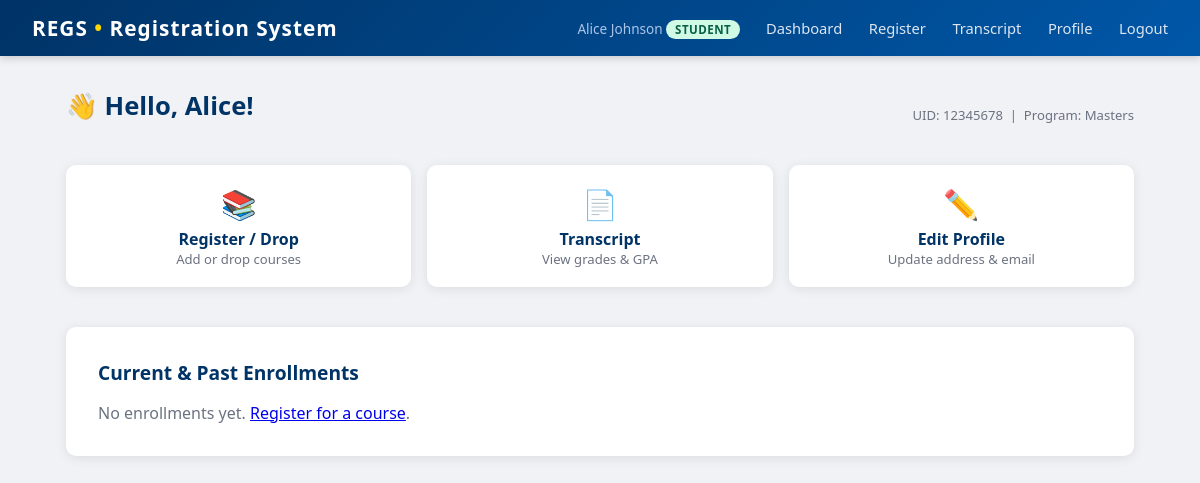
The app's page /student (signed in) with its own data.
### tables this page shows
CREATE TABLE students (
    id         INTEGER PRIMARY KEY AUTOINCREMENT,
    user_id    INTEGER UNIQUE NOT NULL REFERENCES users(id),
    uid        TEXT UNIQUE NOT NULL,
    first_name TEXT NOT NULL,
    last_name  TEXT NOT NULL,
    program    TEXT NOT NULL CHECK(program IN ('Masters','PhD')),
    address    TEXT,
    email      TEXT,
    admit_year INTEGER DEFAULT 2024
);

### app.py (the view)
@app.route('/student')
def student_dashboard():
    if session.get('role') != 'student':
        return redirect(url_for('login'))
    student = cur.execute('SELECT * FROM students WHERE user_id=?', (session['user_id'],)).fetchone()
    enrollments = cur.execute('''
        SELECT e.id, c.dept, c.course_number, c.title, c.credits,
               cs.day, cs.time_slot, cs.semester, cs.year, e.grade,
               u.display_name as instructor_name
        FROM enrollments e
        JOIN course_schedule cs ON e.schedule_id = cs.id
        JOIN courses c ON cs.course_id = c.id
        LEFT JOIN users u ON cs.faculty_id = u.id
        WHERE e.student_id = ?
        ORDER BY cs.year DESC, cs.semester DESC
    ''', (student['id'],)).fetchall()
    return render_template('student_dashboard.html', student=student, enrollments=enrollments)

### templates/student_dashboard.html (shortened to what this page needs)
{% extends "base.html" %}
{% block content %}
<div class="page-header">
  <h1>👋 Hello, {{ student.first_name }}!</h1>
  <span class="text-muted text-small">UID: {{ student.uid }} &nbsp;|&nbsp; Program: {{ student.program }}</span>
</div>
<div class="grid-3 mb-2">
  <a href="{{ url_for('student_register_course') }}" class="card quick-card">
    <div class="icon">📚</div>
    <div class="label">Register / Drop</div>
    <div class="hint">Add or drop courses</div>
  </a>
  <a href="{{ url_for('student_transcript') }}" class="card quick-card">
    <div class="icon">📄</div>
    <div class="label">Transcript</div>
    <div class="hint">View grades &amp; GPA</div>
  </a>
  <a href="{{ url_for('student_profile') }}" class="card quick-card">
    <div class="icon">✏️</div>
    <div class="label">Edit Profile</div>
    <div class="hint">Update address &amp; email</div>
  </a>
</div>
<div class="card">
  <h2>Current &amp; Past Enrollments</h2>
  {% if enrollments %}
  <table>
    <thead>
      <tr>
        <th>Course</th><th>Title</th><th>Cr</th><th>Semester</th>
        <th>Day/Time</th><th>Instructor</th><th>Grade</th><th>Action</th>
      </tr>
    </thead>
    <tbody>
    {% for e in enrollments %}
      <tr>
        <td><strong>{{ e.dept }} {{ e.course_number }}</strong></td>
        <td>{{ e.title }}</td>
        <td>{{ e.credits }}</td>
        <td>{{ e.semester }} {{ e.year }}</td>
        <td>{{ e.day }} {{ e.time_slot }}</td>
        <td>{{ e.instructor_name or '—' }}</td>
        <td>
          {% if e.grade == 'IP' %}
            <span class="badge badge-ip">In Progress</span>
          {% elif e.grade == 'F' %}
            <span class="badge badge-fail">{{ e.grade }}</span>
          {% else %}
            <span class="badge badge-pass">{{ e.grade }}</span>
          {% endif %}
        </td>
        <td>
          {% if e.grade == 'IP' %}
            <form method="POST" action="{{ url_for('drop_course', enrollment_id=e.id) }}"
                  onsubmit="return confirm('Drop {{ e.dept }} {{ e.course_number }}?')">
              <button type="submit" class="btn btn-danger btn-sm">Drop</button>
            </form>
          {% endif %}
        </td>
      </tr>
    {% endfor %}
    </tbody>
  </table>
  {% else %}
    <p class="text-muted">No enrollments yet. <a href="{{ url_for('student_register_course') }}">Register for a course</a>.</p>
  {% endif %}
</div>
{% endblock %}

### static/css/main.css (style rules this page uses)
*, *::before, *::after { box-sizing: border-box; margin: 0; padding: 0; }
body { font-family: 'Segoe UI', Arial, sans-serif; background: #f0f2f5; color: #222; min-height: 100vh; }
.page-header { display: flex; justify-content: space-between; align-items: center; margin-bottom: 1.4rem; }
.card { background: #fff; border-radius: 10px; box-shadow: 0 2px 12px rgba(0, 0, 0, 0.09); padding: 2rem; margin-bottom: 1.5rem; }
h1 { font-size: 1.6rem; color: #003366; margin-bottom: 1.2rem; }
h2 { font-size: 1.2rem; color: #003366; margin-bottom: 1rem; }
.text-muted { color: #6b7280; }
.text-small { font-size: 0.82rem; }
.mb-2 { margin-bottom: 1rem; }
.grid-3 { display: grid; grid-template-columns: repeat(3, 1fr); gap: 1rem; }
.quick-card { text-decoration: none; text-align: center; padding: 1.2rem; }
.quick-card .icon { font-size: 1.8rem; }
.quick-card .label { font-weight: 700; color: #003366; margin-top: 0.3rem; }
.quick-card .hint { font-size: 0.82rem; color: #6b7280; }

### records on screen
students: first_name "Alice", uid "12345678", program "Masters"

### other values on screen
{{ session.display_name }} "Alice Johnson"
{{ session.role }} "STUDENT"
